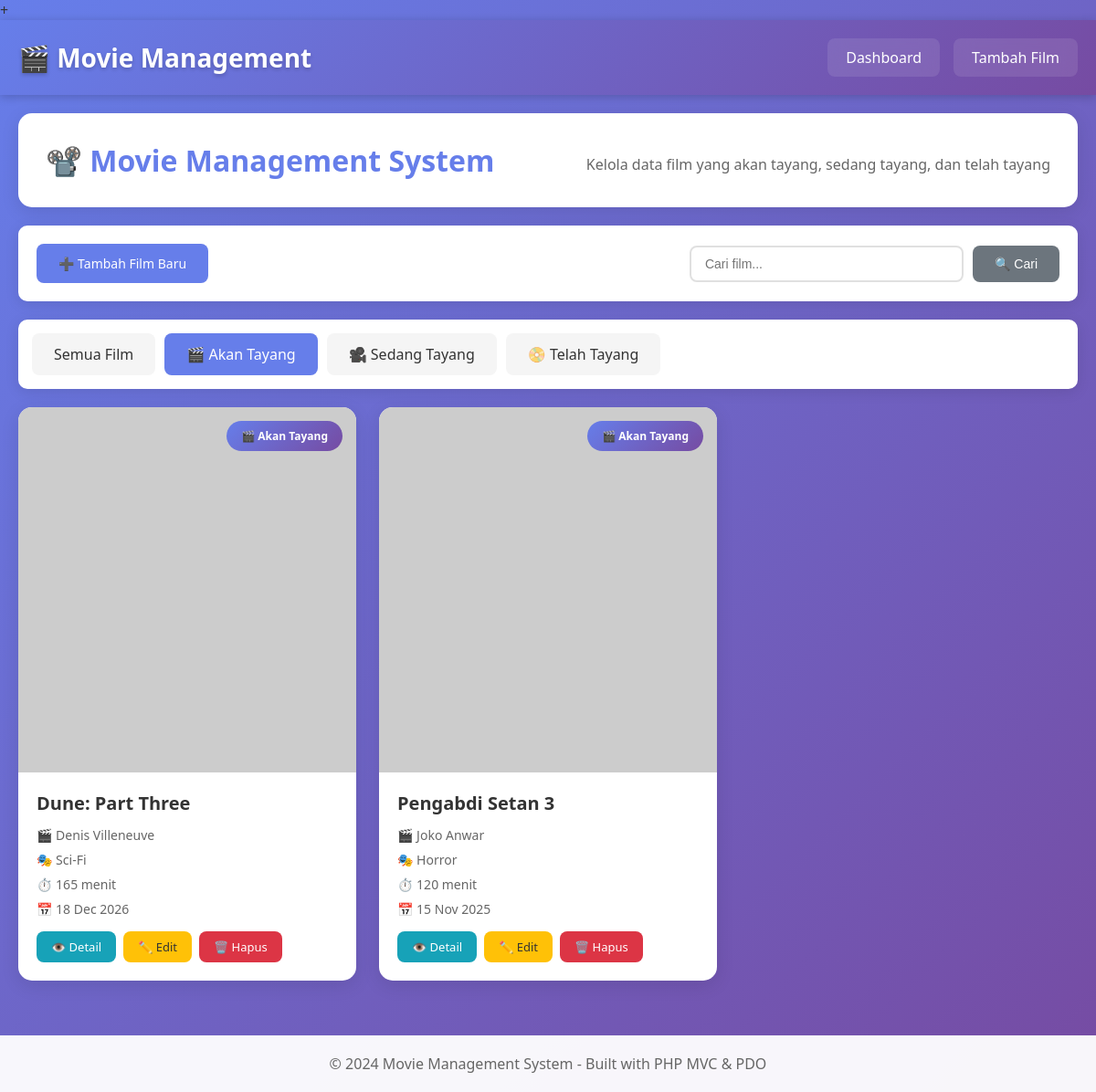
The page /index.php?filter=akan_tayang on the database its author committed.
### tables this page shows
CREATE TABLE `movies` (
  `id` int(11) NOT NULL,
  `title` varchar(255) NOT NULL,
  `director` varchar(100) NOT NULL,
  `genre` varchar(100) NOT NULL,
  `duration` int(11) NOT NULL COMMENT 'Durasi dalam menit',
  `release_date` date NOT NULL,
  `status` enum('akan_tayang','sedang_tayang','telah_tayang') NOT NULL,
  `synopsis` text DEFAULT NULL,
  `poster_url` varchar(255) DEFAULT NULL,
  `created_at` timestamp NOT NULL DEFAULT current_timestamp(),
  `updated_at` timestamp NOT NULL DEFAULT current_timestamp() ON UPDATE current_timestamp()
);

### controllers/MovieControllers.php (called while the page is built, shortened)
<?php
require_once 'config/database.php';
require_once 'models/Movie.php';
class MovieController {
    private $movie;
    public function __construct() {
        $database = new Database();
        $this->db = $database->getConnection();
        $this->movie = new Movie($this->db);
    }
    public function index() {
        $filter = isset($_GET['filter']) ? $_GET['filter'] : 'all';
        $search = isset($_GET['search']) ? $_GET['search'] : '';
        if($search != '') {
            $stmt = $this->movie->search($search);
        } else if($filter != 'all') {
            $stmt = $this->movie->readByStatus($filter);
        } else {
            $stmt = $this->movie->readAll();
        }
        $movies = $stmt->fetchAll(PDO::FETCH_ASSOC);
        require_once 'views/movie/index.php';
    }
}
?>+

### config/database.php (called while the page is built, shortened)
<?php
class Database {
    private $host = "localhost";
    private $db_name = "movie_management";
    private $username = "root";
    private $password = "";
    public function getConnection() {
        $this->conn = null;
        try {
            $this->conn = new PDO(
                "mysql:host=" . $this->host . ";dbname=" . $this->db_name,
                $this->username,
                $this->password
            );
            $this->conn->setAttribute(PDO::ATTR_ERRMODE, PDO::ERRMODE_EXCEPTION);
            $this->conn->exec("set names utf8mb4");
        } catch(PDOException $exception) {
            echo "Connection error: " . $exception->getMessage();
        }
        return $this->conn;
    }
}
?>

### models/Movie.php (called while the page is built, shortened)
<?php
class Movie {
    private $conn;
    private $table_name = "movies";
    public function __construct($db) {
        $this->conn = $db;
    }
    public function readByStatus($status) {
        $query = "SELECT * FROM " . $this->table_name . "
                  WHERE status = :status
                  ORDER BY release_date DESC";
        $stmt = $this->conn->prepare($query);
        $stmt->bindParam(":status", $status);
        $stmt->execute();
        return $stmt;
    }
}
?>

### views/movie/index.php (the view, shortened to what this page needs)
<?php require_once 'views/layouts/header.php'; ?>
<div class="container">
    <div class="header-section">
        <h1>📽️ Movie Management System</h1>
        <p class="subtitle">Kelola data film yang akan tayang, sedang tayang, dan telah tayang</p>
    </div>
    <div class="toolbar">
        <a href="index.php?action=create" class="btn btn-primary">➕ Tambah Film Baru</a>
        <form method="GET" class="search-form">
            <input type="text" name="search" placeholder="Cari film..."
                   value="<?php echo isset($_GET['search']) ? htmlspecialchars($_GET['search']) : ''; ?>">
            <button type="submit" class="btn btn-secondary">🔍 Cari</button>
        </form>
    </div>
    <div class="filter-tabs">
        <a href="index.php" class="tab <?php echo (!isset($_GET['filter']) || $_GET['filter'] == 'all') ? 'active' : ''; ?>">
            Semua Film
        </a>
        <a href="index.php?filter=akan_tayang" class="tab <?php echo (isset($_GET['filter']) && $_GET['filter'] == 'akan_tayang') ? 'active' : ''; ?>">
            🎬 Akan Tayang
        </a>
        <a href="index.php?filter=sedang_tayang" class="tab <?php echo (isset($_GET['filter']) && $_GET['filter'] == 'sedang_tayang') ? 'active' : ''; ?>">
            🎥 Sedang Tayang
        </a>
        <a href="index.php?filter=telah_tayang" class="tab <?php echo (isset($_GET['filter']) && $_GET['filter'] == 'telah_tayang') ? 'active' : ''; ?>">
            📀 Telah Tayang
        </a>
    </div>
    <?php if(empty($movies)): ?>
        <div class="empty-state">
            <p>📭 Tidak ada film yang ditemukan</p>
        </div>
    <?php else: ?>
        <div class="movie-grid">
            <?php foreach($movies as $movie): ?>
                <div class="movie-card">
                    <div class="movie-poster">
                        <img src="<?php echo htmlspecialchars($movie['poster_url']); ?>"
                             alt="<?php echo htmlspecialchars($movie['title']); ?>">
                        <span class="status-badge status-<?php echo $movie['status']; ?>">
                            <?php
                            switch($movie['status']) {
                                case 'akan_tayang': echo '🎬 Akan Tayang'; break;
                            }
                            ?>
                        </span>
                    </div>
                    <div class="movie-info">
                        <h3><?php echo htmlspecialchars($movie['title']); ?></h3>
                        <p class="director">🎬 <?php echo htmlspecialchars($movie['director']); ?></p>
                        <p class="genre">🎭 <?php echo htmlspecialchars($movie['genre']); ?></p>
                        <p class="duration">⏱️ <?php echo $movie['duration']; ?> menit</p>
                        <p class="release-date">📅 <?php echo date('d M Y', strtotime($movie['release_date'])); ?></p>
                        <div class="card-actions">
                            <a href="index.php?action=show&id=<?php echo $movie['id']; ?>" class="btn btn-info btn-sm">👁️ Detail</a>
                            <a href="index.php?action=edit&id=<?php echo $movie['id']; ?>" class="btn btn-warning btn-sm">✏️ Edit</a>
                            <a href="index.php?action=delete&id=<?php echo $movie['id']; ?>"
                               class="btn btn-danger btn-sm"
                               onclick="return confirm('Apakah Anda yakin ingin menghapus film ini?')">🗑️ Hapus</a>
                        </div>
                    </div>
                </div>
            <?php endforeach; ?>
        </div>
    <?php endif; ?>
</div>
<?php require_once 'views/layouts/footer.php'; ?>

### assets/style.css (style rules this page uses)
* { margin: 0; padding: 0; box-sizing: border-box; }
html, body { margin: 0; padding: 0; font-family: 'Segoe UI', Tahoma, Geneva, Verdana, sans-serif; background: linear-gradient(135deg, #667eea 0%, #764ba2 100%); min-height: 100vh; color: #333; overflow-x: hidden; }
.container { max-width: 1400px; margin: 0 auto; padding: 20px; }
.header-section { background: white; padding: 30px; border-radius: 15px; margin-bottom: 20px; box-shadow: 0 5px 20px rgba(0,0,0,0.1); display: flex; justify-content: space-between; align-items: center; }
.header-section h1 { color: #667eea; font-size: 32px; }
.subtitle { color: #666; margin-top: 8px; }
.toolbar { background: white; padding: 20px; border-radius: 10px; margin-bottom: 20px; display: flex; justify-content: space-between; align-items: center; box-shadow: 0 3px 15px rgba(0,0,0,0.1); }
.search-form { display: flex; gap: 10px; }
.search-form input { padding: 10px 15px; border: 2px solid #e0e0e0; border-radius: 8px; width: 300px; font-size: 14px; }
.filter-tabs { display: flex; gap: 10px; background: white; padding: 15px; border-radius: 10px; margin-bottom: 20px; box-shadow: 0 3px 15px rgba(0,0,0,0.1); }
.tab { padding: 12px 24px; background: #f5f5f5; border-radius: 8px; text-decoration: none; color: #333; font-weight: 500; transition: all 0.3s; }
.tab.active { background: #667eea; color: white; }
.btn { padding: 12px 24px; border: none; border-radius: 8px; cursor: pointer; text-decoration: none; display: inline-block; font-weight: 500; transition: all 0.3s; font-size: 14px; }
.btn-primary { background: #667eea; color: white; }
.btn-secondary { background: #6c757d; color: white; }
.btn-warning { background: #ffc107; color: #333; }
.btn-danger { background: #dc3545; color: white; }
.btn-info { background: #17a2b8; color: white; }
.btn-sm { padding: 8px 16px; font-size: 13px; }
.movie-grid { display: grid; grid-template-columns: repeat(auto-fill, minmax(280px, 1fr)); gap: 25px; margin-top: 20px; }
.movie-card { background: white; border-radius: 15px; overflow: hidden; box-shadow: 0 5px 20px rgba(0,0,0,0.1); transition: all 0.3s; }
.movie-poster { position: relative; width: 100%; height: 400px; overflow: hidden; }
.movie-poster img { width: 100%; height: 100%; object-fit: cover; }
.status-badge { position: absolute; top: 15px; right: 15px; padding: 8px 16px; border-radius: 20px; font-size: 12px; font-weight: bold; color: white; }
.status-akan_tayang { background: linear-gradient(135deg, #667eea 0%, #764ba2 100%); }
.movie-info { padding: 20px; }
.movie-info h3 { color: #333; margin-bottom: 12px; font-size: 20px; }
.movie-info p { color: #666; margin-bottom: 8px; font-size: 14px; }
.card-actions { display: flex; gap: 8px; margin-top: 15px; flex-wrap: wrap; }

### rows shown on the page
movies: status "🎬 Akan Tayang", title "Dune: Part Three", director "Denis Villeneuve", genre "Sci-Fi", duration "165", release_date "18 Dec 2026"
movies: status "🎬 Akan Tayang", title "Pengabdi Setan 3", director "Joko Anwar", genre "Horror", duration "120", release_date "15 Nov 2025"
